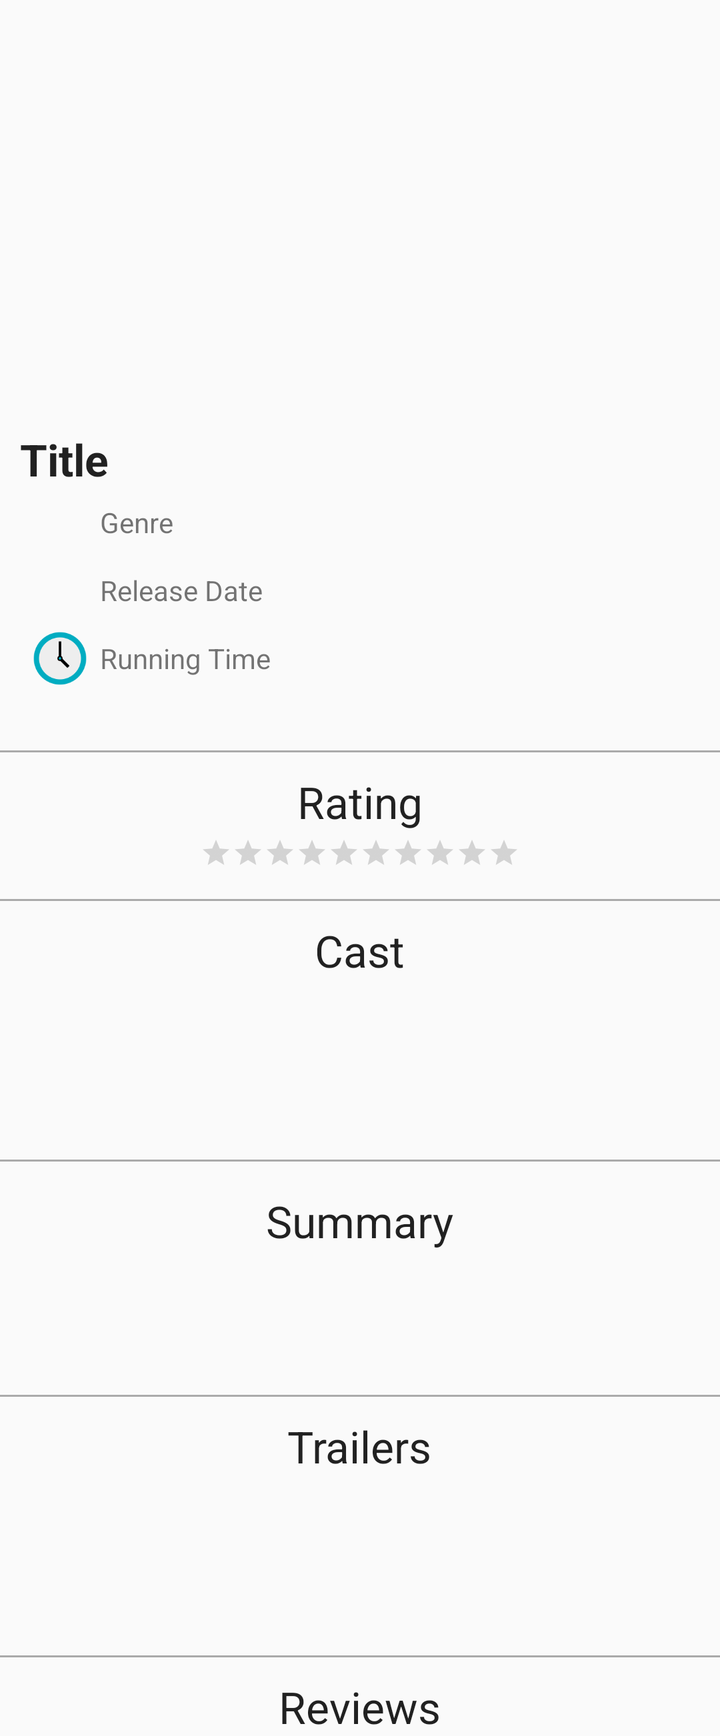
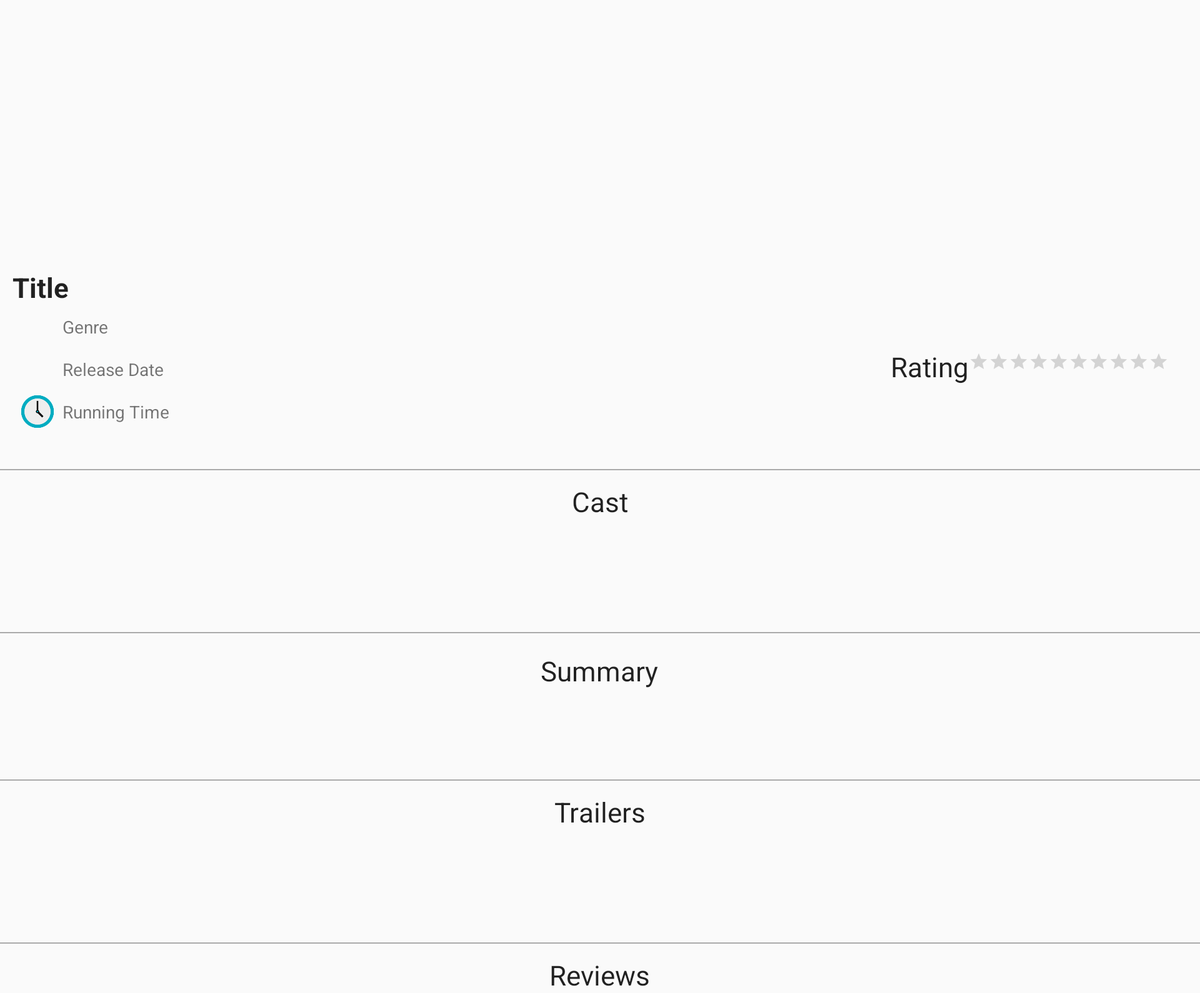

One screen, two layout resources from the same app: the default and the repository's alternative for another configuration. Each is rendered where Android would select it; the XML of both is given below.
<!-- AndroidManifest.xml: application theme AppTheme -->
<!-- res/layout/fragment_movie_detail.xml -->
<?xml version="1.0" encoding="utf-8"?>
<ScrollView
    xmlns:android="http://schemas.android.com/apk/res/android"
    android:layout_width="fill_parent"
    android:layout_height="fill_parent"
    >
    <LinearLayout
        android:layout_width="match_parent"
        android:layout_height="match_parent"
        android:orientation="vertical">
        <RelativeLayout
            android:layout_width="fill_parent"
            android:layout_height="wrap_content">
            <ImageView
                android:id="@+id/detail_img_backdrop"
                android:layout_width="fill_parent"
                android:layout_height="wrap_content"
                android:minHeight="200dp"
                android:scaleType="centerCrop"
                />
            <ToggleButton
                android:id="@+id/detail_tog_fav"
                android:layout_width="50dp"
                android:layout_height="50dp"
                style="@style/toggleButton"
                android:background="@drawable/ic_toggle_bg"
                android:layout_alignBottom="@id/detail_img_backdrop"
                android:layout_alignParentRight="true"
                android:layout_marginBottom="-20dp"
                android:layout_marginRight="15dp"
                />
            <TextView
                android:id="@+id/detail_txt_tagline"
                android:layout_width="wrap_content"
                android:layout_height="wrap_content"
                android:text=""
                android:layout_marginTop="25dp"
                android:layout_marginLeft="5dp"
                android:textColor="@color/magenta"
                android:textStyle="italic"
                style="@style/Base.TextAppearance.AppCompat.Medium"
                />
            <android.support.v7.widget.CardView
                xmlns:card_view="http://schemas.android.com/apk/res-auto"
                android:id="@+id/card_view"
                android:layout_gravity="center"
                android:layout_width="wrap_content"
                android:layout_height="wrap_content"
                card_view:cardCornerRadius="4dp"
                android:layout_below="@id/detail_img_backdrop"
                android:layout_marginLeft="5dp"
                android:layout_marginTop="-15dp"
                >
                <ImageView
                    android:id="@+id/detail_img_poster"
                    android:layout_width="wrap_content"
                    android:layout_height="175dp"
                    android:minHeight="150dp"
                    />
            </android.support.v7.widget.CardView>
            <TextView
                android:id="@+id/detail_txt_title"
                android:layout_width="wrap_content"
                android:layout_height="wrap_content"
                android:text="@string/title"
                android:layout_toRightOf="@id/card_view"
                android:layout_below="@id/detail_img_backdrop"
                android:layout_marginTop="15dp"
                android:layout_marginLeft="5dp"
                style="@style/Base.TextAppearance.AppCompat.Large"
                android:textStyle="bold"
                />
            <LinearLayout
                android:id="@+id/detail_lin_genre"
                android:layout_width="fill_parent"
                android:layout_height="wrap_content"
                android:layout_toRightOf="@id/card_view"
                android:layout_below="@id/detail_txt_title"
                android:orientation="horizontal"
                android:gravity="center_vertical"
                android:layout_marginLeft="10dp"
                android:layout_marginTop="2dp"
                android:layout_marginBottom="2dp"
                >
                <ImageView
                    android:id="@+id/detail_img_genre"
                    android:layout_width="30dp"
                    android:layout_height="30dp"
                    android:src="@drawable/cinema"
                    />
                <TextView
                    android:id="@+id/detail_txt_genre"
                    android:layout_width="wrap_content"
                    android:layout_height="wrap_content"
                    android:text="@string/genre"
                    android:layout_marginLeft="5dp"
                    />
            </LinearLayout>
            <LinearLayout
                android:id="@+id/detail_lin_date"
                android:layout_width="fill_parent"
                android:layout_height="wrap_content"
                android:layout_toRightOf="@id/card_view"
                android:layout_below="@id/detail_lin_genre"
                android:orientation="horizontal"
                android:gravity="center_vertical"
                android:layout_marginLeft="10dp"
                android:layout_marginTop="2dp"
                android:layout_marginBottom="2dp"
                >
                <ImageView
                    android:id="@+id/detail_img_date"
                    android:layout_width="30dp"
                    android:layout_height="30dp"
                    android:src="@drawable/calendar"
                    />
                <TextView
                    android:id="@+id/detail_txt_release_date"
                    android:layout_width="wrap_content"
                    android:layout_height="wrap_content"
                    android:text="@string/release_date"
                    android:layout_marginLeft="5dp"
                    />
            </LinearLayout>
            <LinearLayout
                android:id="@+id/detail_lin_duration"
                android:layout_width="fill_parent"
                android:layout_height="wrap_content"
                android:layout_toRightOf="@id/card_view"
                android:layout_below="@id/detail_lin_date"
                android:orientation="horizontal"
                android:gravity="center_vertical"
                android:layout_marginLeft="10dp"
                android:layout_marginTop="2dp"
                android:layout_marginBottom="2dp"
                >
                <ImageView
                    android:id="@+id/detail_img_"
                    android:layout_width="30dp"
                    android:layout_height="30dp"
                    android:src="@drawable/clock"
                    />
                <TextView
                    android:id="@+id/detail_txt_running_time"
                    android:layout_width="wrap_content"
                    android:layout_height="wrap_content"
                    android:text="@string/running_time"
                    android:layout_marginLeft="5dp"
                    />
            </LinearLayout>
        </RelativeLayout>
        <View
            android:layout_width="fill_parent"
            android:layout_height="1dp"
            android:background="@android:color/darker_gray"
            android:layout_marginTop="15dp"
            android:layout_marginBottom="10dp"
            />
        <LinearLayout
            android:layout_width="fill_parent"
            android:layout_height="wrap_content"
            android:gravity="center"
            android:orientation="vertical"
            >
            <TextView
                android:id="@+id/detail_txt_rating"
                android:layout_width="wrap_content"
                android:layout_height="wrap_content"
                android:text="@string/rating"
                style="@style/Base.TextAppearance.AppCompat.Large"
                />
            <RatingBar
                android:id="@+id/detail_rat_rating"
                android:layout_width="wrap_content"
                android:layout_height="wrap_content"
                android:numStars="10"
                android:isIndicator="true"
                style="?android:attr/ratingBarStyleSmall"
                android:clickable="false"
                android:paddingTop="3dp"
                />
            <View
                android:layout_width="fill_parent"
                android:layout_height="1dp"
                android:background="@android:color/darker_gray"
                android:layout_marginTop="15dp"
                android:layout_marginBottom="10dp"
                />
            <TextView
                android:id="@+id/detail_txt_cast"
                android:layout_width="wrap_content"
                android:layout_height="wrap_content"
                android:text="@string/cast"
                style="@style/Base.TextAppearance.AppCompat.Large"
                />
            <HorizontalScrollView
                android:id="@+id/detail_hsv_cast"
                android:layout_width="fill_parent"
                android:layout_height="wrap_content"
                android:minHeight="75dp"
                >
                <LinearLayout
                    android:id="@+id/detail_lin_cast"
                    android:layout_width="fill_parent"
                    android:layout_height="wrap_content"
                    android:orientation="horizontal"
                    >

                </LinearLayout>
            </HorizontalScrollView>
            <View
                android:layout_width="fill_parent"
                android:layout_height="1dp"
                android:background="@android:color/darker_gray"
                android:layout_marginTop="15dp"
                android:layout_marginBottom="10dp"
                />
            <TextView
                android:layout_width="wrap_content"
                android:layout_height="wrap_content"
                android:text="@string/overview"
                android:layout_marginTop="5dp"
                style="@style/Base.TextAppearance.AppCompat.Large"
                />
            <TextView
                android:id="@+id/detail_txt_overview"
                android:layout_width="fill_parent"
                android:layout_height="wrap_content"
                android:layout_marginTop="3dp"
                android:layout_marginLeft="25dp"
                android:layout_marginRight="25dp"
                style="@style/Base.TextAppearance.AppCompat.Medium"
                android:paddingBottom="30dp"
                />
            <LinearLayout
                android:id="@+id/detail_master_lin_trail"
                android:layout_width="fill_parent"
                android:layout_height="wrap_content"
                android:orientation="vertical"
                android:gravity="center"
                >
                <View
                    android:layout_width="fill_parent"
                    android:layout_height="1dp"
                    android:background="@android:color/darker_gray"
                    android:layout_marginTop="15dp"
                    android:layout_marginBottom="10dp" />

                <TextView
                    android:id="@+id/detail_txt_trailers"
                    android:layout_width="wrap_content"
                    android:layout_height="wrap_content"
                    android:text="@string/trailers"
                    style="@style/Base.TextAppearance.AppCompat.Large"
                    />
                <HorizontalScrollView
                    android:id="@+id/detail_hsv_trailers"
                    android:layout_width="fill_parent"
                    android:layout_height="wrap_content"
                    android:minHeight="75dp"
                    >
                    <LinearLayout
                        android:id="@+id/detail_lin_trailers"
                        android:layout_width="fill_parent"
                        android:layout_height="wrap_content"
                        android:orientation="horizontal"
                        >

                    </LinearLayout>
                </HorizontalScrollView>
            </LinearLayout>
            <LinearLayout
                android:id="@+id/detail_master_lin_rev"
                android:layout_width="fill_parent"
                android:layout_height="wrap_content"
                android:orientation="vertical"
                android:gravity="center"
                >
                <View
                    android:layout_width="fill_parent"
                    android:layout_height="1dp"
                    android:background="@android:color/darker_gray"
                    android:layout_marginTop="15dp"
                    android:layout_marginBottom="10dp" />
                <TextView
                    android:id="@+id/detail_txt_reviews"
                    android:layout_width="wrap_content"
                    android:layout_height="wrap_content"
                    android:text="@string/reviews"
                    style="@style/Base.TextAppearance.AppCompat.Large"
                    />
                <LinearLayout
                    android:id="@+id/detail_lin_reviews"
                    android:layout_width="fill_parent"
                    android:layout_height="wrap_content"
                    android:orientation="vertical"
                    />
            </LinearLayout>
        </LinearLayout>
    </LinearLayout>
</ScrollView>
<!-- resources referenced by this layout -->
<resources>
  <color name="magenta">#FF00FF</color>
  <!-- drawable clock: png bitmap (drawable, 3249 bytes) -->
  <string name="cast">Cast</string>
  <string name="genre">Genre</string>
  <string name="overview">Summary</string>
  <string name="rating">Rating</string>
  <string name="release_date">Release Date</string>
  <string name="reviews">Reviews</string>
  <string name="running_time">Running Time</string>
  <string name="title">Title</string>
  <string name="trailers">Trailers</string>
  <style name="toggleButton" parent="Theme.AppCompat.Light.DarkActionBar">
          <item name="android:buttonStyleToggle">@style/Widget.Button.Toggle</item>
          <item name="android:textOn" />
          <item name="android:textOff" />
      </style>
  <style name="AppTheme" parent="Theme.AppCompat.Light.DarkActionBar">
      </style>
  <style name="Widget.Button.Toggle" parent="android:Widget">
          <item name="android:background">@drawable/ic_toggle_bg</item>
          <item name="android:disabledAlpha">?android:attr/disabledAlpha</item>
      </style>
</resources>
<!-- res/layout-sw600dp-land/fragment_movie_detail.xml (the repository's variant of the layout above) -->
<!-- drawn on a 7-inch tablet turned sideways -->
<?xml version="1.0" encoding="utf-8"?>
<ScrollView
    xmlns:android="http://schemas.android.com/apk/res/android"
    android:layout_width="fill_parent"
    android:layout_height="fill_parent"
    >
    <LinearLayout
        android:layout_width="match_parent"
        android:layout_height="match_parent"
        android:orientation="vertical">
        <RelativeLayout
            android:layout_width="fill_parent"
            android:layout_height="wrap_content">
            <ImageView
                android:id="@+id/detail_img_backdrop"
                android:layout_width="fill_parent"
                android:layout_height="wrap_content"
                android:minHeight="200dp"
                android:scaleType="centerCrop"
                />
            <ToggleButton
                android:id="@+id/detail_tog_fav"
                android:layout_width="50dp"
                android:layout_height="50dp"
                style="@style/toggleButton"
                android:background="@drawable/ic_toggle_bg"
                android:layout_alignBottom="@id/detail_img_backdrop"
                android:layout_alignParentRight="true"
                android:layout_marginBottom="-20dp"
                android:layout_marginRight="15dp"
                />
            <TextView
                android:id="@+id/detail_txt_tagline"
                android:layout_width="wrap_content"
                android:layout_height="wrap_content"
                android:text=""
                android:layout_marginTop="25dp"
                android:layout_marginLeft="5dp"
                android:textColor="@color/magenta"
                android:textStyle="italic"
                style="@style/Base.TextAppearance.AppCompat.Medium"
                />
            <android.support.v7.widget.CardView
                xmlns:card_view="http://schemas.android.com/apk/res-auto"
                android:id="@+id/card_view"
                android:layout_gravity="center"
                android:layout_width="wrap_content"
                android:layout_height="wrap_content"
                card_view:cardCornerRadius="4dp"
                android:layout_below="@id/detail_img_backdrop"
                android:layout_marginLeft="5dp"
                android:layout_marginTop="-15dp"
                >
                <ImageView
                    android:id="@+id/detail_img_poster"
                    android:layout_width="wrap_content"
                    android:layout_height="175dp"
                    android:minHeight="150dp"
                    />
            </android.support.v7.widget.CardView>
            <TextView
                android:id="@+id/detail_txt_title"
                android:layout_width="wrap_content"
                android:layout_height="wrap_content"
                android:text="@string/title"
                android:layout_toRightOf="@id/card_view"
                android:layout_below="@id/detail_img_backdrop"
                android:layout_marginTop="15dp"
                android:layout_marginLeft="5dp"
                style="@style/Base.TextAppearance.AppCompat.Large"
                android:textStyle="bold"
                />
            <LinearLayout
                android:id="@+id/detail_lin_genre"
                android:layout_width="fill_parent"
                android:layout_height="wrap_content"
                android:layout_toRightOf="@id/card_view"
                android:layout_below="@id/detail_txt_title"
                android:orientation="horizontal"
                android:gravity="center_vertical"
                android:layout_marginLeft="10dp"
                android:layout_marginTop="2dp"
                android:layout_marginBottom="2dp"
                >
                <ImageView
                    android:id="@+id/detail_img_genre"
                    android:layout_width="30dp"
                    android:layout_height="30dp"
                    android:src="@drawable/cinema"
                    />
                <TextView
                    android:id="@+id/detail_txt_genre"
                    android:layout_width="wrap_content"
                    android:layout_height="wrap_content"
                    android:text="@string/genre"
                    android:layout_marginLeft="5dp"
                    />
            </LinearLayout>
            <LinearLayout
                android:id="@+id/detail_lin_date"
                android:layout_width="wrap_content"
                android:layout_height="wrap_content"
                android:layout_toRightOf="@id/card_view"
                android:layout_below="@id/detail_lin_genre"
                android:orientation="horizontal"
                android:gravity="center_vertical"
                android:layout_marginLeft="10dp"
                android:layout_marginTop="2dp"
                android:layout_marginBottom="2dp"
                >
                <ImageView
                    android:id="@+id/detail_img_date"
                    android:layout_width="30dp"
                    android:layout_height="30dp"
                    android:src="@drawable/calendar"
                    />
                <TextView
                    android:id="@+id/detail_txt_release_date"
                    android:layout_width="wrap_content"
                    android:layout_height="wrap_content"
                    android:text="@string/release_date"
                    android:layout_marginLeft="5dp"
                    />
            </LinearLayout>
            <LinearLayout
                android:layout_width="wrap_content"
                android:layout_height="wrap_content"
                android:layout_below="@id/detail_lin_genre"
                android:layout_alignParentRight="true"
                android:layout_marginRight="25dp"
                >
                <TextView
                    android:id="@+id/detail_txt_rating"
                    android:layout_width="wrap_content"
                    android:layout_height="wrap_content"
                    android:text="@string/rating"
                    style="@style/Base.TextAppearance.AppCompat.Large"
                    />
                <RatingBar
                    android:id="@+id/detail_rat_rating"
                    android:layout_width="wrap_content"
                    android:layout_height="wrap_content"
                    android:numStars="10"
                    android:isIndicator="true"
                    style="?android:attr/ratingBarStyleSmall"
                    android:clickable="false"
                    android:paddingTop="3dp"
                    />
            </LinearLayout>
            <LinearLayout
                android:id="@+id/detail_lin_duration"
                android:layout_width="fill_parent"
                android:layout_height="wrap_content"
                android:layout_toRightOf="@id/card_view"
                android:layout_below="@id/detail_lin_date"
                android:orientation="horizontal"
                android:gravity="center_vertical"
                android:layout_marginLeft="10dp"
                android:layout_marginTop="2dp"
                android:layout_marginBottom="2dp"
                >
                <ImageView
                    android:id="@+id/detail_img_"
                    android:layout_width="30dp"
                    android:layout_height="30dp"
                    android:src="@drawable/clock"
                    />
                <TextView
                    android:id="@+id/detail_txt_running_time"
                    android:layout_width="wrap_content"
                    android:layout_height="wrap_content"
                    android:text="@string/running_time"
                    android:layout_marginLeft="5dp"
                    />
            </LinearLayout>
        </RelativeLayout>
        <View
            android:layout_width="fill_parent"
            android:layout_height="1dp"
            android:background="@android:color/darker_gray"
            android:layout_marginTop="15dp"
            android:layout_marginBottom="10dp"
            />
        <LinearLayout
            android:layout_width="fill_parent"
            android:layout_height="wrap_content"
            android:gravity="center"
            android:orientation="vertical"
            >
            <TextView
                android:id="@+id/detail_txt_cast"
                android:layout_width="wrap_content"
                android:layout_height="wrap_content"
                android:text="@string/cast"
                style="@style/Base.TextAppearance.AppCompat.Large"
                />
            <HorizontalScrollView
                android:id="@+id/detail_hsv_cast"
                android:layout_width="fill_parent"
                android:layout_height="wrap_content"
                android:minHeight="75dp"
                >
                <LinearLayout
                    android:id="@+id/detail_lin_cast"
                    android:layout_width="fill_parent"
                    android:layout_height="wrap_content"
                    android:orientation="horizontal"
                    >

                </LinearLayout>
            </HorizontalScrollView>
            <View
                android:layout_width="fill_parent"
                android:layout_height="1dp"
                android:background="@android:color/darker_gray"
                android:layout_marginTop="15dp"
                android:layout_marginBottom="10dp"
                />
            <TextView
                android:layout_width="wrap_content"
                android:layout_height="wrap_content"
                android:text="@string/overview"
                android:layout_marginTop="5dp"
                style="@style/Base.TextAppearance.AppCompat.Large"
                />
            <TextView
                android:id="@+id/detail_txt_overview"
                android:layout_width="fill_parent"
                android:layout_height="wrap_content"
                android:layout_marginTop="3dp"
                android:layout_marginLeft="25dp"
                android:layout_marginRight="25dp"
                style="@style/Base.TextAppearance.AppCompat.Medium"
                android:paddingBottom="30dp"
                />
            <LinearLayout
                android:id="@+id/detail_master_lin_trail"
                android:layout_width="fill_parent"
                android:layout_height="wrap_content"
                android:orientation="vertical"
                android:gravity="center"
                >
                <View
                    android:layout_width="fill_parent"
                    android:layout_height="1dp"
                    android:background="@android:color/darker_gray"
                    android:layout_marginTop="15dp"
                    android:layout_marginBottom="10dp" />

                <TextView
                    android:id="@+id/detail_txt_trailers"
                    android:layout_width="wrap_content"
                    android:layout_height="wrap_content"
                    android:text="@string/trailers"
                    style="@style/Base.TextAppearance.AppCompat.Large"
                    />
                <HorizontalScrollView
                    android:id="@+id/detail_hsv_trailers"
                    android:layout_width="fill_parent"
                    android:layout_height="wrap_content"
                    android:minHeight="75dp"
                    >
                    <LinearLayout
                        android:id="@+id/detail_lin_trailers"
                        android:layout_width="fill_parent"
                        android:layout_height="wrap_content"
                        android:orientation="horizontal"
                        >

                    </LinearLayout>
                </HorizontalScrollView>
            </LinearLayout>
            <LinearLayout
                android:id="@+id/detail_master_lin_rev"
                android:layout_width="fill_parent"
                android:layout_height="wrap_content"
                android:orientation="vertical"
                android:gravity="center"
                >
                <View
                    android:layout_width="fill_parent"
                    android:layout_height="1dp"
                    android:background="@android:color/darker_gray"
                    android:layout_marginTop="15dp"
                    android:layout_marginBottom="10dp" />
                <TextView
                    android:id="@+id/detail_txt_reviews"
                    android:layout_width="wrap_content"
                    android:layout_height="wrap_content"
                    android:text="@string/reviews"
                    style="@style/Base.TextAppearance.AppCompat.Large"
                    />
                <LinearLayout
                    android:id="@+id/detail_lin_reviews"
                    android:layout_width="fill_parent"
                    android:layout_height="wrap_content"
                    android:orientation="vertical"
                    />
            </LinearLayout>
        </LinearLayout>
    </LinearLayout>
</ScrollView>
